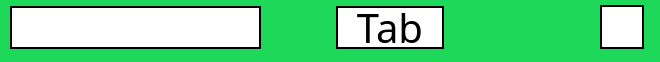
       <widget class="QWidget" name="key12" native="true">
        <property name="sizePolicy">
         <sizepolicy hsizetype="Preferred" vsizetype="Fixed">
          <horstretch>0</horstretch>
          <verstretch>0</verstretch>
         </sizepolicy>
        </property>
        <property name="minimumSize">
         <size>
          <width>0</width>
          <height>55</height>
         </size>
        </property>
        <property name="maximumSize">
         <size>
          <width>16777215</width>
          <height>90</height>
         </size>
        </property>
        <property name="cursor">
         <cursorShape>PointingHandCursor</cursorShape>
        </property>
        <property name="styleSheet">
         <string notr="true">background-color: rgb(30, 217, 89);
</string>
        </property>
        <widget class="QLineEdit" name="game_command12">
         <property name="geometry">
          <rect>
           <x>10</x>
           <y>6</y>
           <width>251</width>
           <height>43</height>
          </rect>
         </property>
         <property name="sizePolicy">
          <sizepolicy hsizetype="Expanding" vsizetype="Preferred">
           <horstretch>0</horstretch>
           <verstretch>0</verstretch>
          </sizepolicy>
         </property>
         <property name="minimumSize">
          <size>
           <width>0</width>
           <height>43</height>
          </size>
         </property>
         <property name="maximumSize">
          <size>
           <width>16777215</width>
           <height>16777215</height>
          </size>
         </property>
         <property name="font">
          <font>
           <family>Berlin Sans FB</family>
           <pointsize>20</pointsize>
          </font>
         </property>
         <property name="styleSheet">
          <string notr="true">background-color: rgb(255, 255, 255);
color: rgb(0, 0, 0);
border-style: solid;
border-width: 2px;
border-color: black;</string>
         </property>
         <property name="inputMask">
          <string notr="true"/>
         </property>
         <property name="maxLength">
          <number>16</number>
         </property>
        </widget>
        <widget class="QLabel" name="key_12_name">
         <property name="geometry">
          <rect>
           <x>336</x>
           <y>6</y>
           <width>108</width>
           <height>43</height>
          </rect>
         </property>
         <property name="font">
          <font>
           <family>Berlin Sans FB</family>
           <pointsize>30</pointsize>
          </font>
         </property>
         <property name="styleSheet">
          <string notr="true">background-color: rgb(255, 255, 255);
border-style: solid;
border-width: 2px;
border-color: black;</string>
         </property>
         <property name="text">
          <string>Tab</string>
         </property>
         <property name="scaledContents">
          <bool>false</bool>
         </property>
         <property name="alignment">
          <set>Qt::AlignCenter</set>
         </property>
        </widget>
        <widget class="QCheckBox" name="checkBoxTab">
         <property name="geometry">
          <rect>
           <x>600</x>
           <y>2</y>
           <width>51</width>
           <height>51</height>
          </rect>
         </property>
         <property name="styleSheet">
          <string notr="true">QCheckBox::indicator {
     width: 40px;
     height: 40px;
	border-style: solid;
    border-width: 2px;
    border-color: black;
}

QCheckBox::indicator:checked {
 background-color: rgb(7, 113, 240);
}
QCheckBox::indicator:unchecked {
    background-color: rgb(255, 255, 255);
}
</string>
         </property>
         <property name="text">
          <string/>
         </property>
         <property name="iconSize">
          <size>
           <width>23</width>
           <height>28</height>
          </size>
         </property>
         <property name="checkable">
          <bool>true</bool>
         </property>
        </widget>
       </widget>
